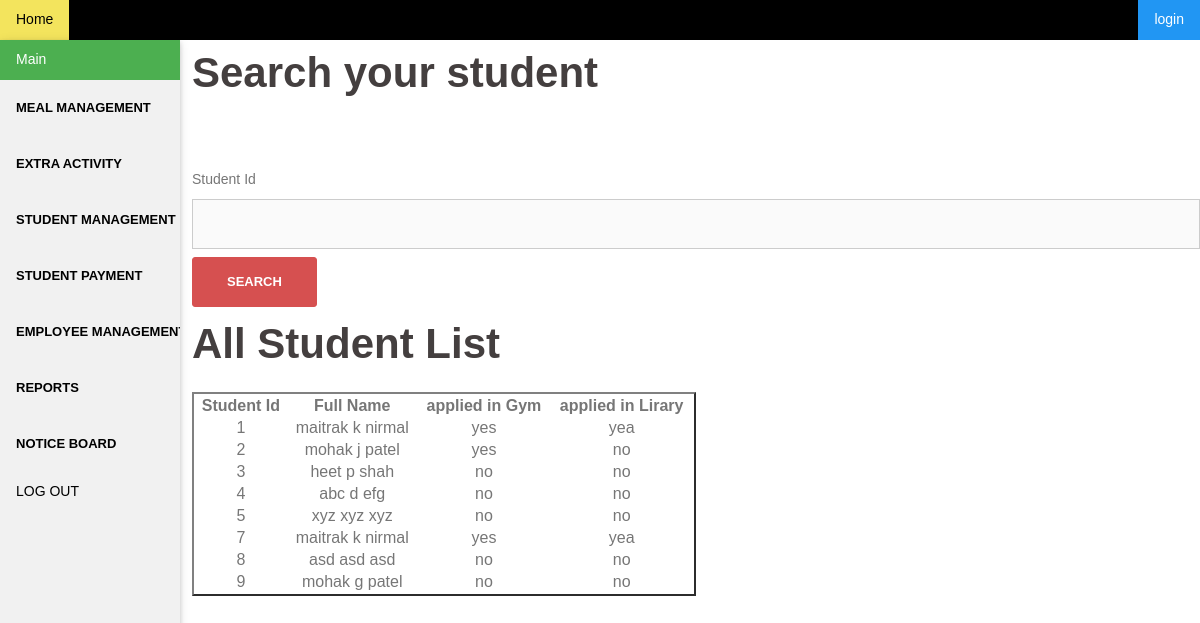
/view_extra.php, run on the app's committed database.
### tables this page shows
CREATE TABLE IF NOT EXISTS `student` (
  `StudentId` int(11) NOT NULL AUTO_INCREMENT,
  `RoomNO` int(11) NOT NULL,
  `Fname` varchar(50) NOT NULL,
  `Mname` varchar(50) NOT NULL,
  `Lname` varchar(50) NOT NULL,
  `ContactNo` int(11) NOT NULL,
  `Address` varchar(150) NOT NULL,
  `Email` varchar(50) NOT NULL,
  `UserName` varchar(50) NOT NULL,
  `Password` varchar(50) NOT NULL,
  `fee` int(11) NOT NULL,
  `Mark` int(4) NOT NULL,
  `dob` date DEFAULT NULL,
  `photo` varchar(90) NOT NULL,
  `photo_name` varchar(30) NOT NULL,
  `gym` int(11) NOT NULL,
  `library` int(11) NOT NULL,
  PRIMARY KEY (`StudentId`,`RoomNO`)
);

### view_extra.php (the view, shortened to what this page needs)
<html>
<body>
<head>
<link rel="stylesheet" href="w3.css">
</head>
<?php include('sidebar.php');
include "connection.php";?>
   <div style="margin-left:16%">
<h2> Search your student </h2>
<br>
<br>
<form method="post" action="Include/show_single_student.inc.php">
	Student Id &nbsp&nbsp<input type="text" name="sid" required>
	<input type="submit" name="submit" value="Search">
</form>
<h2> All Student List</h2>
<?php
$sql = "SELECT `StudentId`, `RoomNO`, `Fname`, `Mname`, `Lname`,`gym`, `library` FROM `student`";
if($result = mysqli_query($connection, $sql)){
    if(mysqli_num_rows($result) > 0){
        echo "<table border=2 align=left>";
            echo "<tr>";
                echo "<th>Student Id</th>";
                echo "<th>Full Name</th>";
                echo "<th>applied in Gym</th>";
				echo "<th>applied in Lirary</th>";
            echo "</tr>";
        while($row = mysqli_fetch_array($result)){
            echo "<tr>";
                echo "<td>" . $row['StudentId'] . "</td>";
                echo "<td>" . $row['Fname'] . " ",$row['Mname'] ." ",$row['Lname'] ."</td>";
				if($row['gym']==1)
				{
					$gym="yes";
				}
				else
				{
					$gym="no";
				}
				if($row['library']==1)
				{
					$lib="yea";
				}
				else
				{
					$lib="no";
				}
				echo "<td>" . $gym . "</td>";
				echo "<td>" . $lib . "</td>";
            echo "</tr>";
        }
        echo "</table>";
    } else{
        echo "No records matching your query were found.";
    }
} else{
    echo "ERROR: Could not able to execute $sql. " . mysqli_error($link);
}
?>
</div>
</body>
</html>
</body>
</html>

### w3.css (style rules this page uses)
*,*:before,*:after { box-sizing:inherit }
html { -ms-text-size-adjust:100%;-webkit-text-size-adjust:100% }
body { margin:0 }
button,input,select,textarea,optgroup { font:inherit;margin:0 }
button,input { overflow:visible }
button,[type=button],[type=reset],[type=submit] { -webkit-appearance:button }
html,body { font-family:Verdana,sans-serif;font-size:15px;line-height:1.5 }
html { overflow-x:hidden }
h2 { font-size:30px }
h1,h2,h3,h4,h5,h6 { font-family:"Segoe UI",Arial,sans-serif;font-weight:400;margin:10px 0 }

### sidebar.php (style rules this page uses)
*, *:before, *:after { -webkit-box-sizing: border-box; -moz-box-sizing: border-box; box-sizing: border-box; }
body { font: 14px/1.7 "Source Sans Pro", sans-serif; background: #fff; color: #767676; }
h2 { font: 42px/1.1 "Raleway", sans-serif; }
h1, h2, h3, h4, h5, h6 { color: #443f3f; font-weight: 600; margin: 10px 0 24px; }
button, input[type="button"], input[type="reset"], input[type="submit"] { position: relative; display: inline-block; font-family: "Raleway", sans-serif; font-size: 13px; line-height: 24px; font-weight: 700; padding: 12px 34px; color: #fff; text-transform: uppercase; -webkit-border-radius: 3px; -moz-border-radius: 3px; -o-border-radius: 3px; border-radius: 3px; -webkit-transition: all 0.3s; -moz-transition: all 0.3s; -ms-transition: all 0.3s; -o-transition: all 0.3s; transition: all 0.3s; }
select, textarea, input[type="text"], input[type="password"], input[type="datetime"], input[type="datetime-local"], input[type="date"], input[type="month"], input[type="time"], input[type="week"], input[type="number"], input[type="email"], input[type="url"], input[type="search"], input[type="tel"], input[type="color"] { color: #767676; background-color: #fafafa; border: 1px solid #dbdbdb; height: 50px; padding: 4px 20px; border-radius: 0; -webkit-transition: all 0.3s ease-in-out; -moz-transition: all 0.3s ease-in-out; -ms-transition: all 0.3s ease-in-out; -o-transition: all 0.3s ease-in-out; transition: all 0.3s ease-in-out; }
textarea, input[type="text"], input[type="submit"], input[type="password"], input[type="datetime"], input[type="datetime-local"], input[type="date"], input[type="month"], input[type="time"], input[type="week"], input[type="number"], input[type="email"], input[type="url"], input[type="search"], input[type="tel"], input[type="color"], .uneditable-input, .dropdown-menu, .navbar .nav > .active > a, .navbar .nav > .active > a:hover, .navbar .nav > .active > a:focus { -webkit-appearance: none; text-shadow: none; -webkit-box-shadow: none; -moz-box-shadow: none; -o-box-shadow: none; box-shadow: none; }
table { width: 50%; }
th,td { border: 1px ; text-align: center; }
button, input[type="button"], input[type="reset"], input[type="submit"] { background-color: #d65050; border: 1px solid #d65050; }
body { font-family: Arial, Helvetica, sans-serif; }
input[type=text], input[type=password] { width: 100%; padding: 12px 20px; margin: 8px 0; display: inline-block; border: 1px solid #ccc; box-sizing: border-box; }

### data on the page
student: StudentId "1", Fname "maitrak", Mname "k", Lname "nirmal", gym "yes", library "yea"
student: StudentId "2", Fname "mohak", Mname "j", Lname "patel", gym "yes", library "no"
student: StudentId "3", Fname "heet", Mname "p", Lname "shah", gym "no", library "no"
student: StudentId "4", Fname "abc", Mname "d", Lname "efg", gym "no", library "no"
student: StudentId "5", Fname "xyz", Mname "xyz", Lname "xyz", gym "no", library "no"
student: StudentId "7", Fname "maitrak", Mname "k", Lname "nirmal", gym "yes", library "yea"
student: StudentId "8", Fname "asd", Mname "asd", Lname "asd", gym "no", library "no"
student: StudentId "9", Fname "mohak", Mname "g", Lname "patel", gym "no", library "no"
